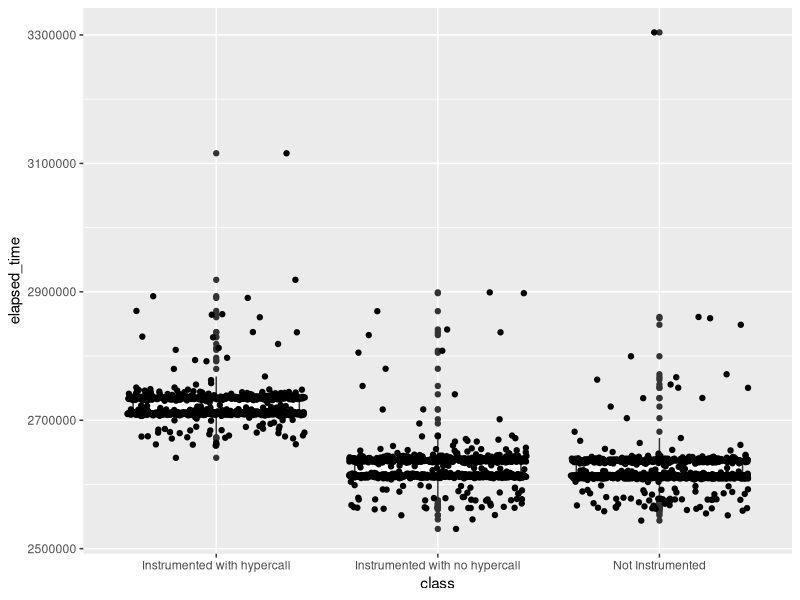

The R script that drew this image:
#!/usr/bin/env Rscript
library(ggplot2)
# elapsed_time,func_calls
data_ins_hypercall = read.table("./function-graph/data/function-graph-dohypercall.dat", header=TRUE, sep = ',', skip=1)
data_ins = read.table("./function-graph/data/function-graph.dat", header=TRUE, sep = ',', skip=1)
data_noins = read.table("./function-graph/data/no-function-graph.dat", header=TRUE, sep = ',', skip=1)

# data$elapsed_time_us <- data$elapsed_time / 1000000
# data$ratio <- data$elapsed_time / data$func_calls
data_ins_hypercall$class <- 'Instrumented with hypercall'
data_ins$class <- 'Instrumented with no hypercall'
data_noins$class <- 'Not Instrumented'

# data = data.frame(
#   not_instrumented=data_noins$elapsed_time,
#   instrumented=data_ins$elapsed_time,
#   instrumented_with_hypercall=data_ins_hypercall$elapsed_time
# )
data <- rbind(data_noins, data_ins, data_ins_hypercall)
# data$elapsed_time <- 1 - (1/data$elapsed_time)
# ins_density <- density(data_ins$elapsed_time) 
# ins_dohypercall_density <- density(data_ins_hypercall$elapsed_time) 
# nosins_density <- density(data_noins$elapsed_time)


p <- ggplot(data, aes(class, elapsed_time))
p <- p + geom_boxplot()  + geom_jitter(width = 0.4)
plot(p)
# plot(1 - (nosins_density$y / ins_dohypercall_density$y))

# mydata <- data.frame(overhead = nosins_density$y - ins_density$y)
# plot <- ggplot(mydata, aes(overhead)) +
#   geom_density(alpha = 0.1) +
#   labs(title = "Hypercall function graph Density") +
#   labs(x="Elapsed time (us)") +
#   labs(fill="Number of entry & exit", colour="#Entry/Exit") +
#   theme_bw()
# plot(plot)

max_overhead <- 1 - max(data_noins$elapsed_time)/ max(data_ins_hypercall$elapsed_time)
min_overhead <- 1 - min(data_noins$elapsed_time)/ min(data_ins_hypercall$elapsed_time)
std_overhead <- 1 - sd(data_noins$elapsed_time)/ sd(data_ins_hypercall$elapsed_time)
mean_overhead <- 1 - mean(data_noins$elapsed_time)/ mean(data_ins_hypercall$elapsed_time)